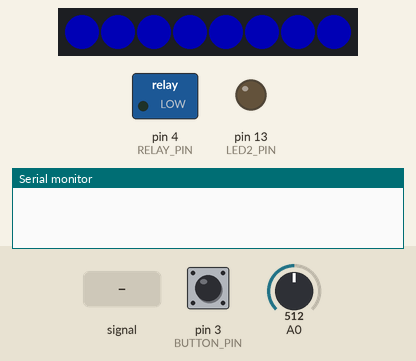
The sketch below on a simulated Arduino Uno, built with avr-gcc and run on an emulated ATmega328P. Shown: 8 RGB LEDs in strip order, left to right, switched loads named in the sketch (green lamp = pin HIGH), output pins drawn as LEDs (lit = HIGH), the last lines printed to the serial monitor. Dashed ring = blinking. Inputs (shaded band) come from the test bench; at power-on: pin 3 (BUTTON_PIN) LOW, A0 = 512. Dim RGB values are drawn brighter than linear.

Above: at 4.5 s.
6.2 s: A0 fed a 200 Hz sine of ±81 counts around its level
At 7.56 s:
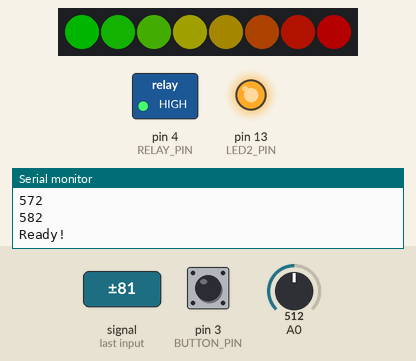
8.7 s: pin 3 (BUTTON_PIN) pulled HIGH for 3.2 s
At 9.3 s:
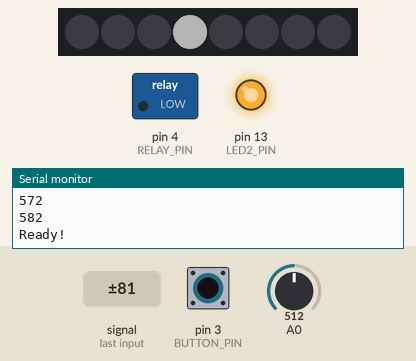
12.5 s: pin 3 (BUTTON_PIN) pulled HIGH for 0.15 s
At 12.63 s:
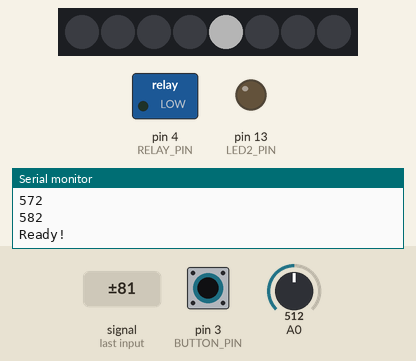
13.2 s: A0 set to 340
At 13.7 s:
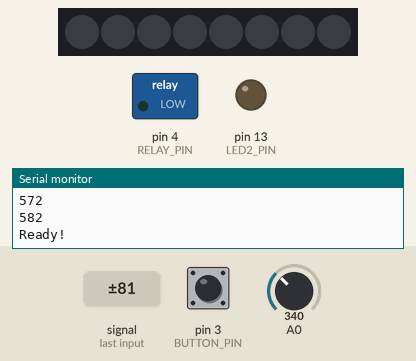
14.7 s: A0 fed a 2 Hz sine of ±306 counts around its level
At 17.68 s:
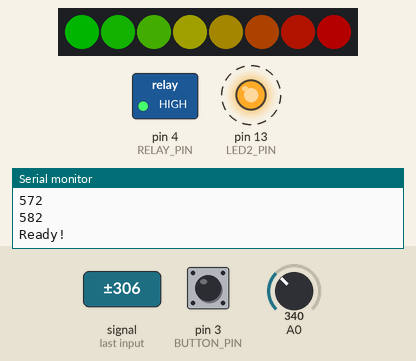
17.7 s: A0 set to 1023
Timing chart, 0 to 20.4 s (numbered marks = the images above; inputs shaded):
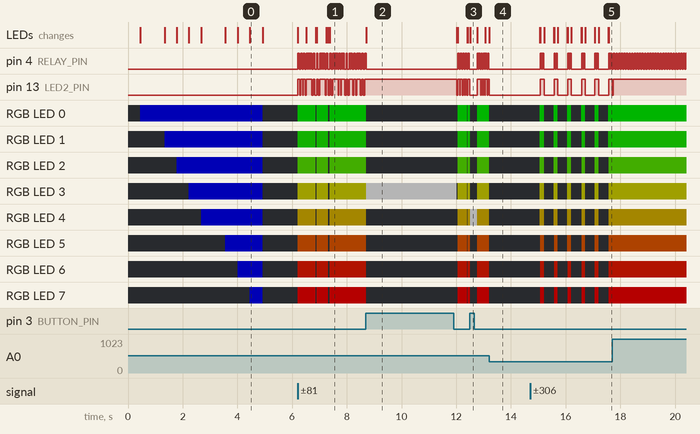

The sketch:

EMG.ino
```cpp
/* ----------------------------------------------------------------------------------------------------
 * RECOPIE DE MOUVEMENT (copy of motion), 2016
 * Update: 10/01/17
 *
 * Installation that allows a person to take control of the arm of another person
 * with EMG Grove > Arduino > Relay > TENS3000
 *
 * V1.02
 * Base on BackyardBrain shield
 * Written by Bastien DIDIER
 * more info : http://one-billion-cat.com/
 *
 * ----------------------------------------------------------------------------------------------------
 */

// Load arduino library for neopixel led bar, and set pin variables
#include <Adafruit_NeoPixel.h>

#define BUTTON_PIN  3
#define  RELAY_PIN  4
#define    LED_PIN  6
#define   LED2_PIN 13

// initialize led bar pins
Adafruit_NeoPixel strip = Adafruit_NeoPixel(8, LED_PIN, NEO_GRB + NEO_KHZ800);

// Color for LEDs in the bar graph, it moves from green towards red
uint32_t led_barGraph[8] = {
  strip.Color(0,255,0),
  strip.Color(25,225,0),
  strip.Color(75,200,0),
  strip.Color(125,125,0),
  strip.Color(150,125,0),
  strip.Color(200,75,0),
  strip.Color(225,25,0),
  strip.Color(255,0,0)
};

//Sensitivity index, to be changed by the button
int SensitivitiesIndex = 2;
int max_data[7];   //a table variable that registers the reference values of the person from minimum to maximum

//STORE EMG VALUE
int emg;

int static_analog_dta   = 0;                // static analog data

int max_analog_dta      = 350;              // max analog data
int min_analog_dta      = 100;              // min analog data


// get analog emg
int getAnalog(int pin)
{
    long sum = 0;

    for(int i=0; i<32; i++)
    {
        sum += analogRead(pin);
    }

    int dta = sum>>5;

    max_analog_dta = dta>max_analog_dta ? dta : max_analog_dta;         // if max data
    min_analog_dta = min_analog_dta>dta ? dta : min_analog_dta;         // if min data

    return sum>>5;

}

void setup(){
    Serial.begin(9600);

    // initialize pins
    pinMode(RELAY_PIN, OUTPUT);
    digitalWrite(RELAY_PIN, LOW);
    pinMode(LED2_PIN, OUTPUT);
    pinMode(BUTTON_PIN, INPUT);

    // initialize ledbar
    strip.begin();
    strip.setBrightness(64);
    strip.show(); //Initialize led_barGraph to 'off'

    long sum = 0;

    for(int i=0; i<=10; i++){
        for(int j=0; j<100; j++){
          sum += getAnalog(A0);
          delay(1);
        }

        int wait = map(i, 0,10, 0,strip.numPixels()); // to display where we are in the acquisition process through led bar
        strip.setPixelColor(wait, strip.Color(0,0,255)); // depending on the number of waits we display the right amound of blue leds
        strip.show();
    }

    sum /= 1100;  // you do the mean value of the 1100 readings

    static_analog_dta = sum; // This is the reference value of the person

    Serial.print("Static Analog Data : "); //display reference value in the console
    Serial.println(static_analog_dta);

    // Starting from the person's reference data, we fill-in the table variable max_data
    Serial.println("Setup Max Analog Data:");
    for(int i=0; i<7; i++){
      max_data[i] = static_analog_dta + (i+1)*10;
      Serial.println(max_data[i]);
    }

    Serial.println("Ready!");
}

void loop(){

    //-----------------------  Switch sensitivity

    Sensibility();

    //-----------------------------  Measure EMG

    emg = analogRead(A0);

    //---------------------- Show EMG strength on LED

    // if the read value is bigger than my rest reference value
    if(emg>static_analog_dta){
      emg = map(emg, static_analog_dta, max_data[SensitivitiesIndex], 0, 7);
    } else {
      emg=-1; // in case we have lower values than the reference (because muscle is more relaxed) we ignore it by giving it a negative value
    }

    // loop to display LED Bar on loop lights up, and the other loop turns off the LED
    for(int i=0; i<=emg; i++){
      strip.setPixelColor(i, led_barGraph[i]);
      strip.show();
    }
    for(int i=emg+1; i<strip.numPixels(); i++){
      strip.setPixelColor(i, strip.Color(0,0,0));
      strip.show();
    }

    // Up to here was the User Interface programming, and this last part is what translates the EMG read value into voltage for the tens machine
    //---------------------- Turn ON relay for TENS if emg > THRESHOLD

    if(emg>=7){
      digitalWrite(RELAY_PIN, HIGH); // When you reach the maximum number of LEDS only then you set off the current to the tens
      digitalWrite(LED2_PIN, HIGH);
      delay(50); // send current for 50milliseconds
      digitalWrite(RELAY_PIN, LOW);
    } else {
      digitalWrite(LED2_PIN, LOW);
    }

    delay(10); // to slow down things so that it doesn't go to quickly, which with all the things to be done would ruin arduino memory
}

// If you push the sensitivity button, it turns off al the leds and lights up the LED corresponding to the new increased level of sensitivity
void Sensibility(){
  if (digitalRead(BUTTON_PIN)){

    //turn off all the LEDs in LED bar
    for(int i=0; i<=strip.numPixels(); i++){
      strip.setPixelColor(i, strip.Color(0,0,0));
      strip.show();
    }

    SensitivitiesIndex++;

    //if we were at maximum level, it returns to minimum again
    if( SensitivitiesIndex == strip.numPixels() ){
      SensitivitiesIndex = 0;
    }

    //light up LED at lastSensitivitiesIndex position for visual feedback
    strip.setPixelColor(SensitivitiesIndex, strip.Color(255,255,255));
    strip.show();

    // wait until you lift the finger so there's not a false multiple read
    while (digitalRead(BUTTON_PIN)){
      delay(10);
    }
    //whait a bit more so that LED light feedback is always visible
    delay(100);
  }
}
```

Measured:
- after the input at 6.2 s, RGB LED 0: goes RGB(0, 64, 0) 0.65 s, off 0.03 s, RGB(0, 64, 0) 0.35 s, off 0.01 s, RGB(0, 64, 0) 0.08 s, off 0.05 s, then RGB(0, 64, 0), starting at once; RGB LED 1: goes RGB(6, 57, 0) 0.65 s, off 0.03 s, RGB(6, 57, 0) 0.35 s, off 0.01 s, RGB(6, 57, 0) 0.08 s, off 0.05 s, then RGB(6, 57, 0), starting at once
- after the input at 8.7 s, RGB LED 0: RGB(0, 64, 0) → off at once, → RGB(0, 64, 0) 3.3 s later, → off 0.34 s later, → RGB(0, 64, 0) 0.02 s later; RGB LED 1: RGB(6, 57, 0) → off at once, → RGB(6, 57, 0) 3.3 s later, → off 0.34 s later, → RGB(6, 57, 0) 0.02 s later
- after the input at 12.5 s, the LEDs: change at once (image 3)
- after the input at 13.2 s, pin 4 (RELAY_PIN): stops changing and stays LOW; the LEDs: change at once (image 4)
- after the input at 14.7 s, pin 4 (RELAY_PIN): LOW → HIGH after 0.38 s, then repeats every 0.50 s: LOW 0.02 s, HIGH 0.05 s, LOW 0.38 s, HIGH 0.05 s; pin 13 (LED2_PIN): alternates HIGH for 0.13 s and LOW for 0.37 s, starting after 0.38 s
- by itself, pin 4 (RELAY_PIN): repeats every 0.10 s: HIGH 0.05 s, LOW 0.05 s
- what the display in image 0 shows lasts 0.5 s, from 4.4 s to 4.9 s
